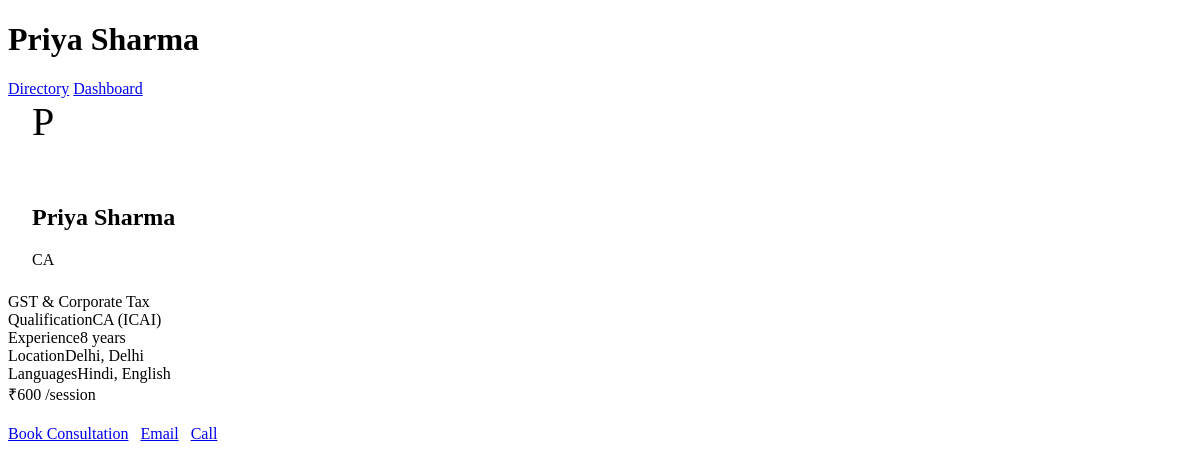
The app's page /professional/profile.php?id=2, older data.
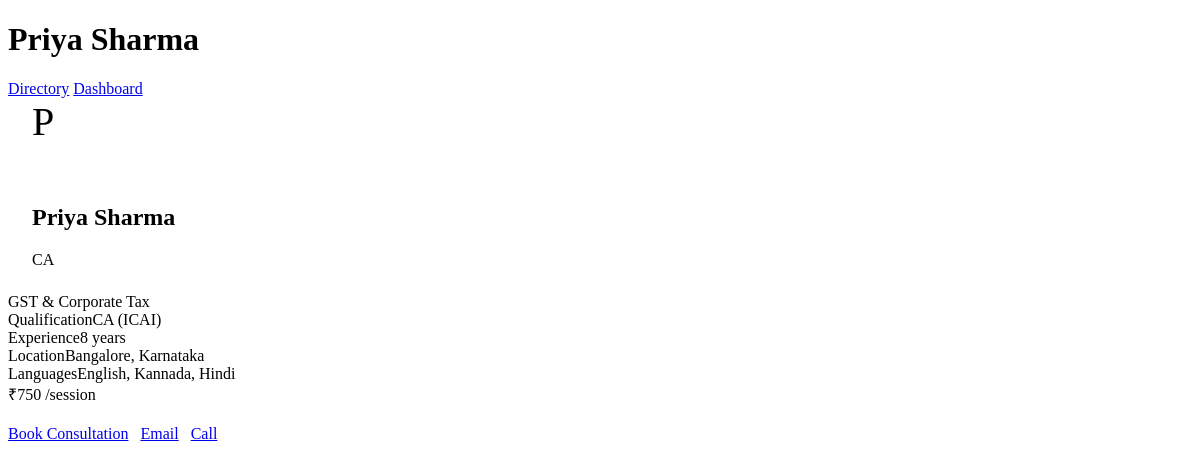
The same page, newer data.
### tables this page shows
CREATE TABLE IF NOT EXISTS `professionals` (
  `id` int NOT NULL AUTO_INCREMENT,
  `user_id` int DEFAULT NULL,
  `professional_type` varchar(50) NOT NULL,
  `name` varchar(100) NOT NULL,
  `qualification` varchar(100) DEFAULT NULL,
  `experience_years` int DEFAULT NULL,
  `specialization` varchar(100) DEFAULT NULL,
  `bio` text,
  `phone` varchar(20) DEFAULT NULL,
  `email` varchar(100) DEFAULT NULL,
  `address` text,
  `city` varchar(50) DEFAULT NULL,
  `state` varchar(50) DEFAULT NULL,
  `languages` varchar(200) DEFAULT NULL,
  `consultation_fee` decimal(15,2) DEFAULT NULL,
  `status` varchar(20) DEFAULT 'active',
  `created_at` timestamp NULL DEFAULT CURRENT_TIMESTAMP,
  PRIMARY KEY (`id`),
  UNIQUE KEY `user_id` (`user_id`),
  CONSTRAINT `fk_prof_user` FOREIGN KEY (`user_id`) REFERENCES `users` (`id`) ON DELETE SET NULL
);

### professional/profile.php (the view, shortened to what this page needs)
<?php
include '../db.php';
$id = intval($_GET['id'] ?? 0);
$stmt = $conn->prepare("SELECT * FROM professionals WHERE id = ? AND status = 'active'");
$stmt->bind_param('i', $id);
$stmt->execute();
$prof = $stmt->get_result()->fetch_assoc();
?>
<!DOCTYPE html>
<html>
<head>
    <link rel="stylesheet" href="/assets/css/admin.css">
</head>
<body>
<header class="site-header">
    <div class="logo"><h1><?php echo htmlspecialchars($prof['name']); ?></h1></div>
    <div class="header-actions">
        <a href="/professionals.php" class="btn btn-secondary">Directory</a>
        <a href="/dashboard.php" class="btn btn-secondary">Dashboard</a>
    </div>
</header>
<div class="container">
    <div class="card">
        <div class="professional-header" style="padding:0 24px 24px; border-bottom:none;">
            <div class="professional-avatar" style="width:96px;height:96px;font-size:40px;"><?php echo strtoupper(substr($prof['name'],0,1)); ?></div>
            <h2 style="margin-top:10px"><?php echo htmlspecialchars($prof['name']); ?></h2>
            <div class="professional-type"><?php echo htmlspecialchars($prof['professional_type']); ?></div>
        </div>
        <div class="professional-content">
            <?php if ($prof['specialization']): ?><div class="specialization"><?php echo htmlspecialchars($prof['specialization']); ?></div><?php endif; ?>
            <?php if ($prof['qualification']): ?><div class="info-item"><span class="info-label">Qualification</span><span class="info-value"><?php echo htmlspecialchars($prof['qualification']); ?></span></div><?php endif; ?>
            <?php if ($prof['experience_years']): ?><div class="info-item"><span class="info-label">Experience</span><span class="info-value"><?php echo $prof['experience_years']; ?> years</span></div><?php endif; ?>
            <?php if ($prof['city']): ?><div class="info-item"><span class="info-label">Location</span><span class="info-value"><?php echo htmlspecialchars($prof['city'] . ', ' . $prof['state']); ?></span></div><?php endif; ?>
            <?php if ($prof['languages']): ?><div class="info-item"><span class="info-label">Languages</span><span class="info-value"><?php echo htmlspecialchars($prof['languages']); ?></span></div><?php endif; ?>
            <?php if ($prof['bio']): ?><div class="bi⭐><?php echo nl2br(htmlspecialchars($prof['bio'])); ?></div><?php endif; ?>
            <?php if ($prof['consultation_fee']): ?><div class="consultation-fee">₹<?php echo number_format($prof['consultation_fee'],0); ?> /session</div><?php endif; ?>
            <div style="margin-top:20px; display:flex; gap:12px; flex-wrap:wrap;">
                <a href="/booking.php?professional_id=<?php echo $prof['id']; ?>" class="btn btn-primary">Book Consultation</a>
                <?php if ($prof['email']): ?><a href="mailto:<?php echo htmlspecialchars($prof['email']); ?>" class="btn btn-secondary">Email</a><?php endif; ?>
                <?php if ($prof['phone']): ?><a href="tel:<?php echo htmlspecialchars($prof['phone']); ?>" class="btn btn-secondary">Call</a><?php endif; ?>
            </div>
        </div>
    </div>
</div>
</body>
</html>

Row changes from the older to the newer data that the page shows:
changed professionals "Priya Sharma": city+state "Delhi, Delhi" → "Bangalore, Karnataka"; languages "Hindi, English" → "English, Kannada, Hindi"; consultation_fee "600" → "750"
